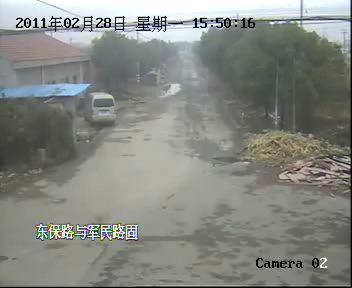
%> input picture MY MAT LIB/Leaf/bmp/1000_1065.avi.bmp, 352 x 288 px
$ octave --eval "qurd_hist(imread('../bmp/1000_1065.avi.bmp'));"   (GNU Octave 9; MATLAB toolbox functions it lacks are replaced by stand-ins)
%> lines starting %> are read from the running program, lines starting %| are printed output that depends on the picture; in (x1, y1, x2, y2) boxes, pixels count from 0 and x2, y2 are one past the last pixel; in counts of white or black regions, pixels touching at a corner belong together; the program's own positions count from 1
function [] = qurd_hist( I )
%QURD_HIST Summary of this function goes here
%   Detailed explanation goes here
% 1 2
% 3 4
%%
level = graythresh(I);
%> level = 0.616
BW = im2bw(I,level);
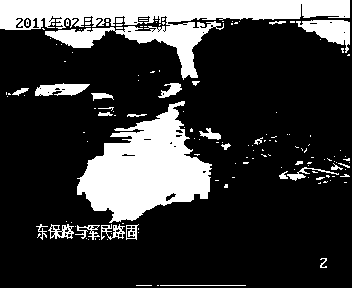
%> BW: size 288x352 logical; 22.4% white; 151 white regions (123 under 20 px), largest, box (x1, y1, x2, y2) and area: (0, 0, 350, 80) 9983, (77, 101, 212, 223) 8995, (296, 20, 350, 53) 887
G=I(:,:,3);
G = G.* uint8(~BW);
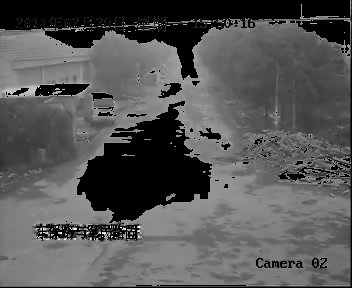
%> G: size 288x352 uint8; min 0, max 255, mean 85.8
[height width] = size(G);
%> height = 288; width = 352
I1 = G(1:height/2, 1:width/2);
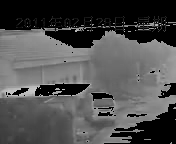
%> I1: size 144x176 uint8; min 0, max 203, mean 78.5
I2 = G(1:height/2, width/2:width);
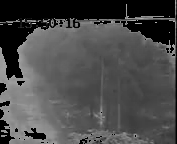
%> I2: size 144x177 uint8; min 0, max 207, mean 74
I3 = G(height/2:height, 1:width/2);
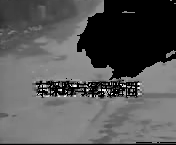
%> I3: size 145x176 uint8; min 0, max 255, mean 86.3
I4 = G(height/2:height, width/2:width);
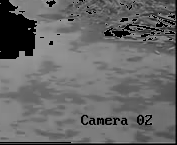
%> I4: size 145x177 uint8; min 0, max 157, mean 103.8
%> `qurd_hist(imread('../bmp/1000_1065.avi.bmp'));`:
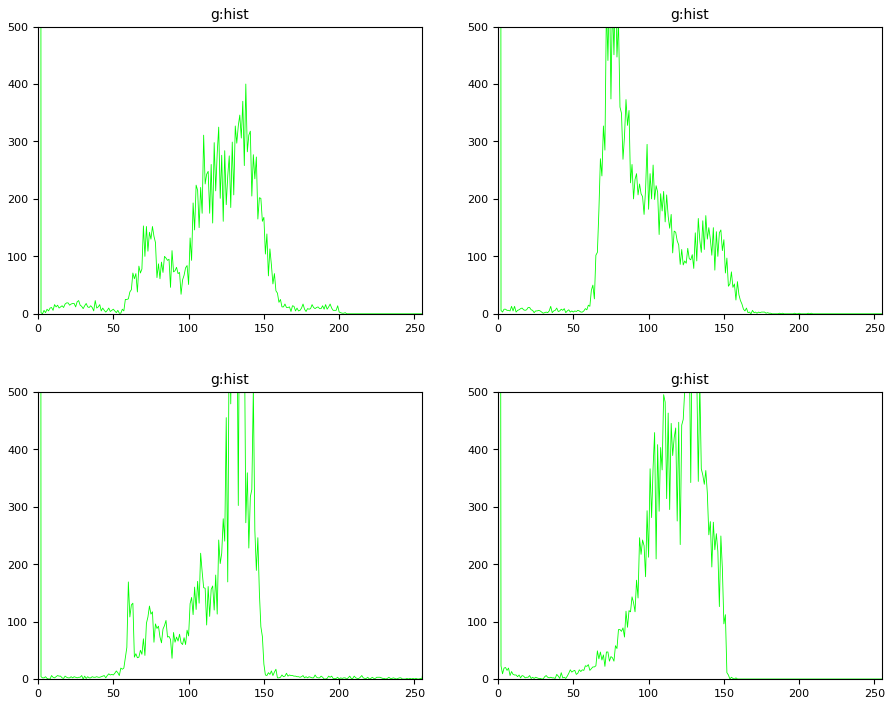
%> figure redrawn from the program's plot data, 4 panels; panel 1: curve peaks at x = 1, y = 8089, above the top of the axes

figure(100);
imshow(I);

figure(101);
subplot(221);imshow(I1);title('1');
subplot(222);imshow(I2);title('2');
subplot(223);imshow(I3);title('3');
subplot(224);imshow(I4);title('4');
figure(102);
subplot(221);plot(imhist(I1),'g');axis([0 255 0 500]);title('g:hist');
subplot(222);plot(imhist(I2),'g');axis([0 255 0 500]);title('g:hist');
subplot(223);plot(imhist(I3),'g');axis([0 255 0 500]);title('g:hist');
subplot(224);plot(imhist(I4),'g');axis([0 255 0 500]);title('g:hist');

pause();

end
